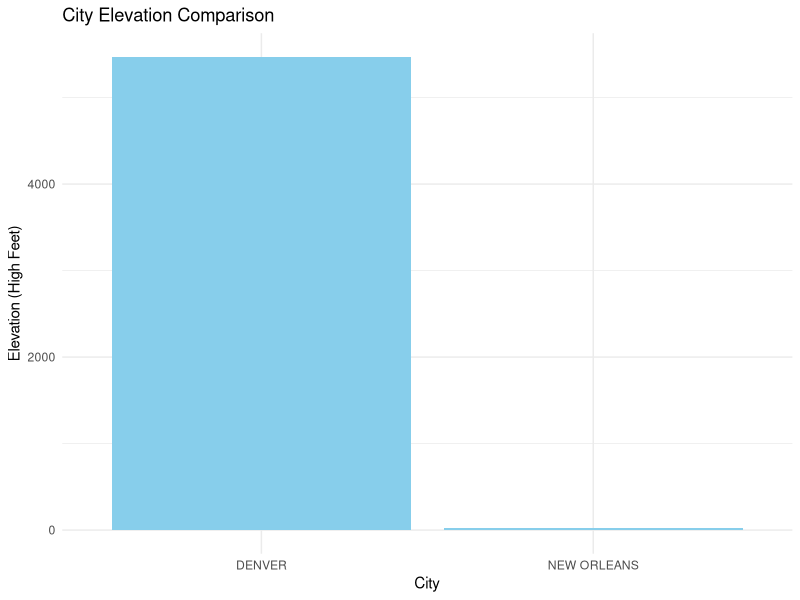

The R script that drew this image:
## ---- chunk 1
library(readr)
library(dplyr)
library(ggplot2)

elev_data <- read.csv("data/elevation.csv")

elev_data$High.Feet <- as.numeric(gsub(",", "", elev_data$High.Feet))
elev_data$Low.Feet <- as.numeric(gsub(",", "", elev_data$Low.Feet))

two_cities <- elev_data %>%
  filter(City %in% c("DENVER", "NEW ORLEANS"))

ggplot(two_cities, aes(x = City, y = High.Feet)) +
  geom_bar(stat = "identity", fill = "skyblue") +
  labs(x = "City", y = "Elevation (High Feet)", title = "City Elevation Comparison") +
  theme_minimal()
